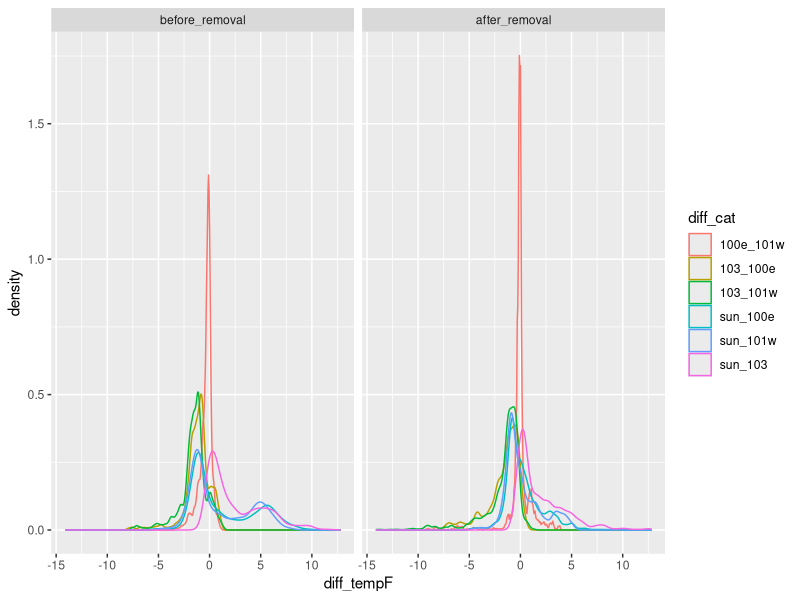
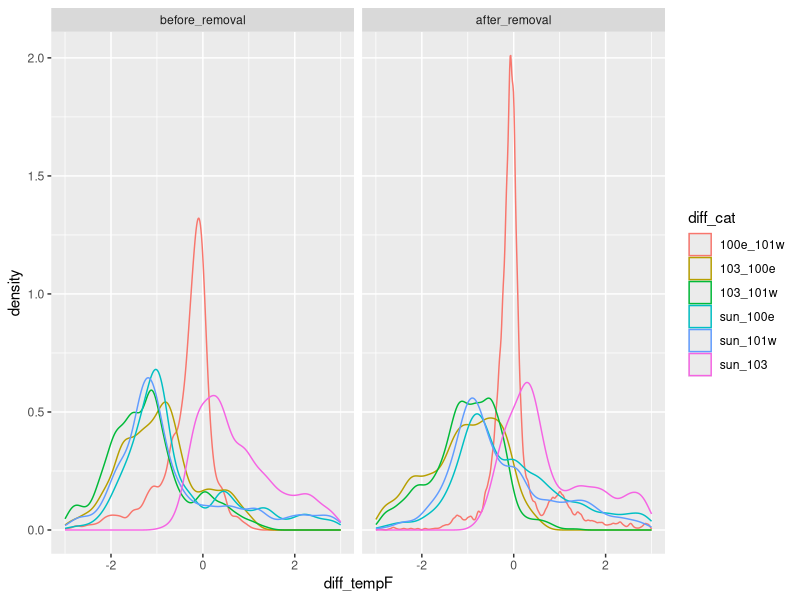
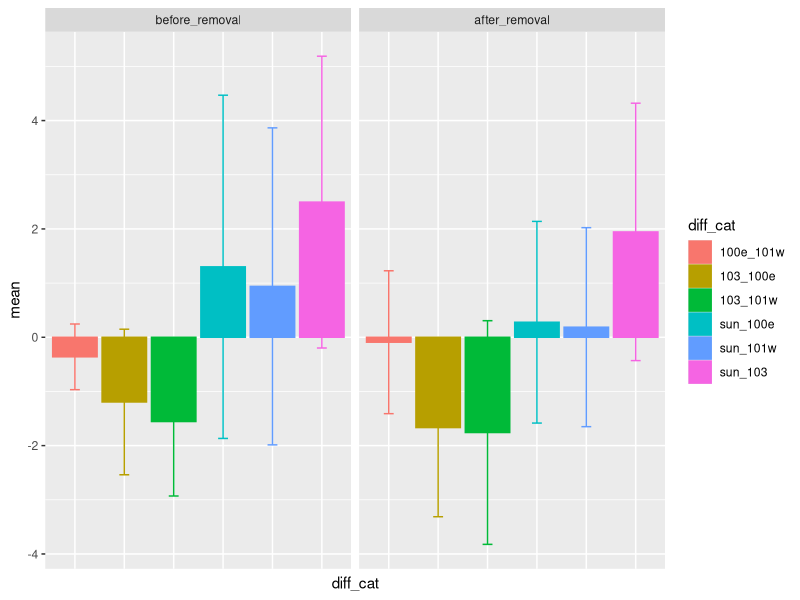
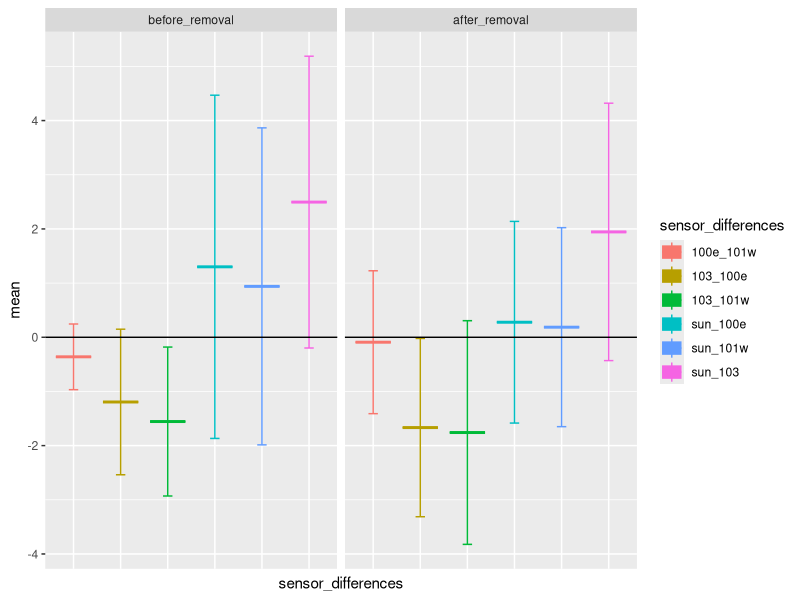
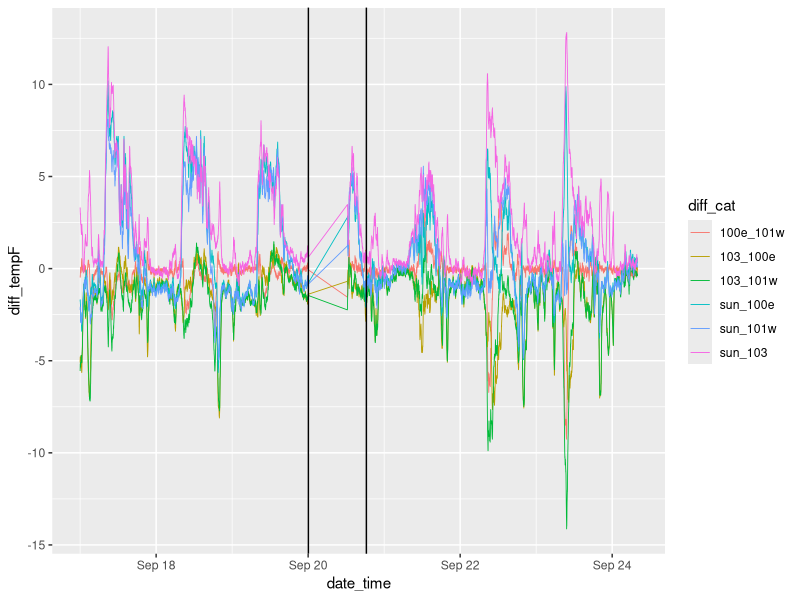
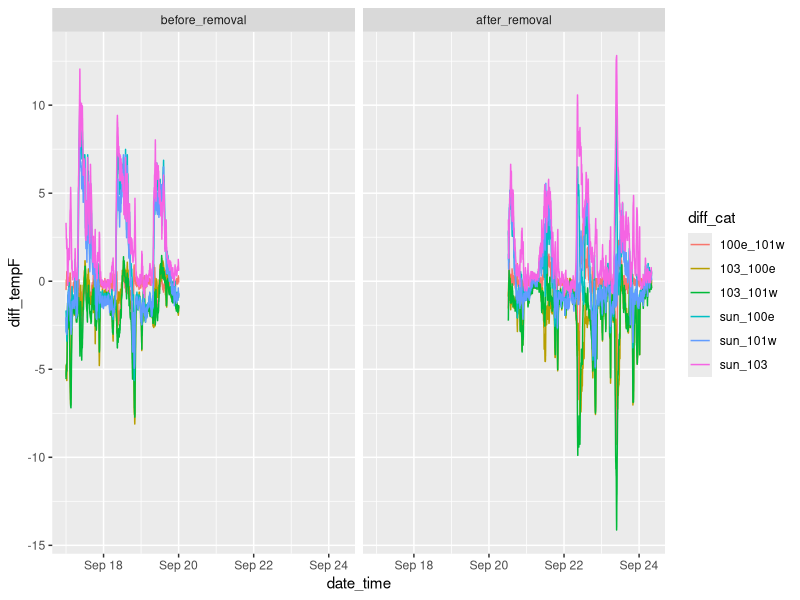

The R source for these figures, in order:
## ---- chunk 1
knitr::opts_chunk$set(echo = TRUE)
## ---- chunk 2
library(plyr)
library(dplyr)
library(lubridate)
library(ggplot2)
library(tidyr)
library(reshape2)
options(stringsAsFactors = FALSE)
## ---- chunk 3
ash_data <- read.csv("data/ash-microclimate-data2018-prelim.csv", header = T)
## ---- chunk 4
unique(ash_data$sensor_name)

ash_data2 <- ash_data %>% filter(ash_removal != "during_removal")

unique(ash_data2$ash_removal)
unique(ash_data2$sensor_name)

tt_100e_before <- ash_data2 %>% 
  filter(sensor_name == "treatment_tree_100e", ash_removal == "before_removal")

tt_101w_before <- ash_data2 %>% 
  filter(sensor_name == "treatment_tree_101w", ash_removal == "before_removal")

c_sun_before <- ash_data2 %>% 
  filter(sensor_name == "control_sun", ash_removal == "before_removal")

c_103_before <- ash_data2 %>% 
  filter(sensor_name == "control_tree_103", ash_removal == "before_removal")

ash_data3_before <- tt_100e_before %>% 
  inner_join(tt_101w_before, by = "date_time") %>% 
  inner_join(c_sun_before, by = "date_time") %>% 
  inner_join(c_103_before, by = "date_time") %>% #dplyr::rename()
  dplyr::rename(tempF.100e = tempF.x, tempF.101w = tempF.y, tempF.sun = tempF.x.x, tempF.103 = tempF.y.y) %>% 
  select(date_time, ash_removal.x, tempF.100e, tempF.101w, tempF.sun, tempF.103) %>% 
  mutate(diff_sun_100e = (tempF.sun-tempF.100e), 
         diff_sun_101w = (tempF.sun-tempF.101w), 
         diff_sun_103 = (tempF.sun-tempF.103), 
         diff_103_100e = (tempF.103-tempF.100e), 
         diff_103_101w = (tempF.103-tempF.101w), 
         diff_100e_101w = (tempF.100e-tempF.101w))

head(ash_data3_before)

str(ash_data3_before)




tt_100e_after <- ash_data2 %>% 
  filter(sensor_name == "treatment_tree_100e", ash_removal == "after_removal") %>%
  mutate(date_time2 = as.POSIXct(date_time, format = "%Y-%m-%d %H:%M"))

tt_101w_after <- ash_data2 %>% 
  filter(sensor_name == "treatment_tree_101w", ash_removal == "after_removal") %>%
  mutate(date_time2 = as.POSIXct(date_time, format = "%Y-%m-%d %H:%M"))

c_sun_after <- ash_data2 %>% 
  filter(sensor_name == "control_sun", ash_removal == "after_removal") %>%
  mutate(date_time2 = as.POSIXct(date_time, format = "%Y-%m-%d %H:%M"))

c_103_after <- ash_data2 %>% 
  filter(sensor_name == "control_tree_103", ash_removal == "after_removal") %>%
  mutate(date_time2 = as.POSIXct(date_time, format = "%Y-%m-%d %H:%M"))

ash_data3_after <- tt_100e_after %>% 
  inner_join(tt_101w_after, by = "date_time2") %>% 
  inner_join(c_sun_after, by = "date_time2") %>% 
  inner_join(c_103_after, by = "date_time2") %>% 
  dplyr::rename(tempF.100e = tempF.x, tempF.101w = tempF.y, tempF.sun = tempF.x.x, tempF.103 = tempF.y.y) %>%
  select(date_time2, ash_removal.x, tempF.100e, tempF.101w, tempF.sun, tempF.103) %>% 
  mutate(diff_sun_100e = (tempF.sun-tempF.100e), 
         diff_sun_101w = (tempF.sun-tempF.101w), 
         diff_sun_103 = (tempF.sun-tempF.103), 
         diff_103_100e = (tempF.103-tempF.100e), 
         diff_103_101w = (tempF.103-tempF.101w), 
         diff_100e_101w = (tempF.100e-tempF.101w))

head(ash_data3_after)

str(ash_data3_after)
## ---- chunk 5
maxb_sun_100e <- max(abs(ash_data3_before[1:4325,7]))
p_sun_100e <- which(ash_data3_before$diff_sun_100e == maxb_sun_100e)
dtb_sun_100e <- ash_data3_before[p_sun_100e,1]

#####################

maxb_sun_101w <- max(abs(ash_data3_before[1:4325,8]))
p_sun_101w <- which(ash_data3_before$diff_sun_101w == maxb_sun_101w)
dtb_sun_101w <- ash_data3_before[p_sun_101w,1]

#####################

maxb_sun_103 <- max(abs(ash_data3_before[1:4325,9]))
p_sun_103 <- which(ash_data3_before$diff_sun_103 == maxb_sun_103)
dtb_sun_103 <- ash_data3_before[p_sun_103,1]

#####################

maxb_103_100e <- max(abs(ash_data3_before[1:4325,10]))
p_103_100e <- which(ash_data3_before$diff_103_100e == -maxb_103_100e)
dtb_103_100e <- ash_data3_before[p_103_100e,1]

#####################

maxb_103_101w <- max(abs(ash_data3_before[1:4325,11]))
p_103_101w <- which(ash_data3_before$diff_103_101w == -maxb_103_101w) # negative difference
dtb_103_101w <- ash_data3_before[p_103_101w,1]

#####################

maxb_100e_101w <- max(abs(ash_data3_before[1:4325,12]))
p_100e_101w <- which(ash_data3_before$diff_100e_101w == -maxb_100e_101w)
dtb_100e_101w <- ash_data3_before[p_100e_101w,1]

max_values_b <- cbind(dtb_sun_100e, maxb_sun_100e, dtb_sun_101w, maxb_sun_101w, dtb_sun_103, maxb_sun_103, dtb_103_100e, maxb_103_100e, dtb_103_101w, maxb_103_101w, dtb_100e_101w, maxb_100e_101w)

#######################################################

minb_sun_100e <- min(abs(ash_data3_before[1:4325,7]))
p2_sun_100e <- which(ash_data3_before$diff_sun_100e == minb_sun_100e)
dtb2_sun_100e <- ash_data3_before[p2_sun_100e,1]

#####################

minb_sun_101w <- min(abs(ash_data3_before[1:4325,8]))
p2_sun_101w <- which(ash_data3_before$diff_sun_101w == minb_sun_101w)
dtb2_sun_101w <- ash_data3_before[p2_sun_101w,1]

#####################

minb_sun_103 <- min(abs(ash_data3_before[1:4325,9]))
p2_sun_103 <- which(ash_data3_before$diff_sun_103 == minb_sun_103)
dtb2_sun_103 <- ash_data3_before[p2_sun_103,1]

#####################

minb_103_100e <- min(abs(ash_data3_before[1:4325,10]))
p2_103_100e <- which(ash_data3_before$diff_103_100e == minb_103_100e)
dtb2_103_100e <- ash_data3_before[p2_103_100e,1]

#####################

minb_103_101w <- min(abs(ash_data3_before[1:4325,11]))
p2_103_101w <- which(ash_data3_before$diff_103_101w == minb_103_101w)
dtb2_103_101w <- ash_data3_before[p2_103_101w,1]

#####################

minb_100e_101w <- min(abs(ash_data3_before[1:4325,12]))
p2_100e_101w <- which(ash_data3_before$diff_100e_101w == minb_100e_101w)
dtb2_100e_101w <- ash_data3_before[p2_100e_101w,1]

min_values_b <- cbind(dtb2_sun_100e, minb_sun_100e, dtb2_sun_101w, minb_sun_101w, dtb2_sun_103, minb_sun_103, dtb2_103_100e, minb_103_100e, dtb2_103_101w, minb_103_101w, dtb2_100e_101w, minb_100e_101w)

##############################################################################################################

maxa_sun_100e <- max(abs(ash_data3_after[1:4325,7]))
p3_sun_100e <- which(ash_data3_after$diff_sun_100e == maxa_sun_100e)
dtb3_sun_100e <- ash_data3_after[p3_sun_100e,1]

#####################

maxa_sun_101w <- max(abs(ash_data3_after[1:4325,8]))
p3_sun_101w <- which(ash_data3_after$diff_sun_101w == maxa_sun_101w)
dtb3_sun_101w <- ash_data3_after[p3_sun_101w,1]

#####################

maxa_sun_103 <- max(abs(ash_data3_after[1:4325,9]))
p3_sun_103 <- which(ash_data3_after$diff_sun_103 == maxa_sun_103)
dtb3_sun_103 <- ash_data3_after[p3_sun_103,1]

#####################

maxa_103_100e <- max(abs(ash_data3_after[1:4325,10]))
p3_103_100e <- which(ash_data3_after$diff_103_100e == -maxa_103_100e)
dtb3_103_100e <- ash_data3_after[p3_103_100e,1]

#####################

maxa_103_101w <- max(abs(ash_data3_after[1:4325,11]))
p3_103_101w <- which(ash_data3_after$diff_103_101w == -maxa_103_101w)
dtb3_103_101w <- ash_data3_after[p3_103_101w,1]

#####################

maxa_100e_101w <- max(abs(ash_data3_after[1:4325,12]))
p3_100e_101w <- which(ash_data3_after$diff_100e_101w == -maxa_100e_101w)
dtb3_100e_101w <- ash_data3_after[p3_100e_101w,1]

max_values_a <- cbind(dtb3_sun_100e, maxa_sun_100e, dtb3_sun_101w, maxa_sun_101w, dtb3_sun_103, maxa_sun_103, dtb3_103_100e, maxa_103_100e, dtb3_103_101w, maxa_103_101w, dtb3_100e_101w, maxa_100e_101w)

#######################################################

mina_sun_100e <- min(abs(ash_data3_after[1:4325,7]))
p4_sun_100e <- which(ash_data3_after$diff_sun_100e == mina_sun_100e)
dtb4_sun_100e <- ash_data3_after[p4_sun_100e,1]

#####################

mina_sun_101w <- min(abs(ash_data3_after[1:4325,8]))
p4_sun_101w <- which(ash_data3_after$diff_sun_101w == mina_sun_101w)
dtb4_sun_101w <- ash_data3_after[p4_sun_101w,1]

#####################

mina_sun_103 <- min(abs(ash_data3_after[1:4325,9]))
p4_sun_103 <- which(ash_data3_after$diff_sun_103 == mina_sun_103)
dtb4_sun_103 <- ash_data3_after[p4_sun_103,1]

#####################

mina_103_100e <- min(abs(ash_data3_after[1:4325,10]))
p4_103_100e <- which(ash_data3_after$diff_103_100e == mina_103_100e)
dtb4_103_100e <- ash_data3_after[p4_103_100e,1]

#####################

mina_103_101w <- min(abs(ash_data3_after[1:4325,11]))
p4_103_101w <- which(ash_data3_after$diff_103_101w == mina_103_101w)
dtb4_103_101w <- ash_data3_after[p4_103_101w,1]

#####################

mina_100e_101w <- min(abs(ash_data3_after[1:4325,12]))
p4_100e_101w <- which(ash_data3_after$diff_100e_101w == mina_100e_101w)
dtb4_100e_101w <- ash_data3_after[p4_100e_101w,1]

min_values_a <- cbind(dtb4_sun_100e, mina_sun_100e, dtb4_sun_101w, mina_sun_101w, dtb4_sun_103, mina_sun_103, dtb4_103_100e, mina_103_100e, dtb4_103_101w, mina_103_101w, dtb4_100e_101w, mina_100e_101w)

## ---- chunk 6

ash_data_diffs <- data.frame("date_time" = rep(NA, 58932), "diff_cat" = rep(NA, 58932), "diff_tempF" = rep(NA, 58932), "rem_stat" = rep(NA, 58932))

ash_data_diffs$diff_cat <- c(rep("sun_100e", 4325), rep("sun_101w", 4325), rep("sun_103", 4325), rep("103_100e", 4325), rep("103_101w", 4325), rep("100e_101w", 4325), rep("sun_100e", 5497), rep("sun_101w", 5497), rep("sun_103", 5497), rep("103_100e", 5497), rep("103_101w", 5497), rep("100e_101w", 5497))

ash_data_diffs$diff_cat <- as.factor(ash_data_diffs$diff_cat)

ash_data_diffs$rem_stat <- c(rep("before_removal", 25950), rep("after_removal", 32982))

ash_data_diffs$date_time[1:4325] <- c(ash_data3_before[,1])
ash_data_diffs$date_time[4326:8650] <- c(ash_data3_before[,1])
ash_data_diffs$date_time[8651:12975] <- c(ash_data3_before[,1])
ash_data_diffs$date_time[12976:17300] <- c(ash_data3_before[,1])
ash_data_diffs$date_time[17301:21625] <- c(ash_data3_before[,1])
ash_data_diffs$date_time[21626:25950] <- c(ash_data3_before[,1])

ash_data_diffs <- ash_data_diffs %>% mutate(date_time = ymd_hms(date_time))

ash_data_diffs$date_time[25951:31447] <- c(ash_data3_after[,1])
ash_data_diffs$date_time[31448:36944] <- (ash_data3_after[,1])
ash_data_diffs$date_time[36945:42441] <- (ash_data3_after[,1])
ash_data_diffs$date_time[42442:47938] <- (ash_data3_after[,1])
ash_data_diffs$date_time[47939:53435] <- (ash_data3_after[,1])
ash_data_diffs$date_time[53436:58932] <- (ash_data3_after[,1])


ash_data_diffs$diff_tempF[1:4325] <- c(ash_data3_before[,7])
ash_data_diffs$diff_tempF[4326:8650] <- c(ash_data3_before[,8])
ash_data_diffs$diff_tempF[8651:12975] <- c(ash_data3_before[,9])
ash_data_diffs$diff_tempF[12976:17300] <- c(ash_data3_before[,10])
ash_data_diffs$diff_tempF[17301:21625] <- c(ash_data3_before[,11])
ash_data_diffs$diff_tempF[21626:25950] <- c(ash_data3_before[,12])

ash_data_diffs$diff_tempF[25951:31447] <- c(ash_data3_after[,7])
ash_data_diffs$diff_tempF[31448:36944] <- c(ash_data3_after[,8])
ash_data_diffs$diff_tempF[36945:42441] <- c(ash_data3_after[,9])
ash_data_diffs$diff_tempF[42442:47938] <- c(ash_data3_after[,10])
ash_data_diffs$diff_tempF[47939:53435] <- c(ash_data3_after[,11])
ash_data_diffs$diff_tempF[53436:58932] <- c(ash_data3_after[,12])

ash_data_diffs$rem_stat <- factor(ash_data_diffs$rem_stat, levels = c('before_removal','after_removal'))

ggplot(data = ash_data_diffs) +
  geom_density(mapping = aes(x = diff_tempF, y = stat(density), color = diff_cat), position = "identity", bins = 36, alpha = 0.6) +
  facet_wrap(facets = ~ rem_stat) 

ggplot(data = ash_data_diffs) +
  geom_density(mapping = aes(x = diff_tempF, y = stat(density), color = diff_cat), position = "identity", bins = 36, alpha = 0.6) +
  xlim(-3, 3) +
  facet_wrap(facets = ~ rem_stat) 
## ---- chunk 7
ash_data3_before[4326:5497, ] <- NA

t_sun_100e <- t.test(ash_data3_after$diff_sun_100e, 
                    ash_data3_before$diff_sun_100e, paired = TRUE)

psun100e <- t_sun_100e$p.value

paste("p-val for sun vs 100e is ", psun100e)

#########

t_sun_101w <- t.test(ash_data3_after$diff_sun_101w, 
                    ash_data3_before$diff_sun_101w, paired = TRUE)

psun101w <- t_sun_101w$p.value

paste("p-val for sun vs 101w is ", psun101w)

#########

t_sun_103 <- t.test(ash_data3_after$diff_sun_103, 
                    ash_data3_before$diff_sun_103, paired = TRUE)

psun103 <- t_sun_103$p.value

paste("p-val for sun vs 103 is ", psun103)

#########

t_103_100e <- t.test(ash_data3_after$diff_103_100e, 
                    ash_data3_before$diff_103_100e, paired = TRUE)

p103100e <- t_103_100e$p.value

paste("p-val for 103 vs 100e is ", p103100e)

#########

t_103_101w <- t.test(ash_data3_after$diff_103_101w, 
                    ash_data3_before$diff_103_101w, paired = TRUE)

p103101w <- t_103_101w$p.value

paste("p-val for 103 vs 101w is ", p103101w)

#########

t_100e_101w <- t.test(ash_data3_after$diff_100e_101w, 
                    ash_data3_before$diff_100e_101w, paired = TRUE)

p100e101w <- t_100e_101w$p.value

paste("p-val for 100e vs 101w is ", p100e101w)
## ---- chunk 8

melted <- melt(ash_data_diffs, id.vars = c("diff_cat", "rem_stat", "date_time"))

mean_diffs <- ddply(melted, c("diff_cat", "rem_stat"), summarise, mean = mean(value), se = sd(value))

mean_diffs$diff_cat <- as.factor(mean_diffs$diff_cat)

ggplot(data = mean_diffs, aes(x = diff_cat, y = mean, color = diff_cat, fill = diff_cat)) +
  geom_bar(stat = 'identity') +
  geom_errorbar(aes(ymin = mean-se, ymax = mean+se), width = .2) +
  facet_wrap(facets = ~rem_stat)+
  theme(axis.text.x=element_blank(),
        axis.ticks.x=element_blank())
## ---- chunk 9

melted <- melt(ash_data_diffs, id.vars = c("diff_cat", "rem_stat", "date_time"))

mean_diffs <- ddply(melted, c("diff_cat", "rem_stat"), summarise, mean = mean(value), se = sd(value))

mean_diffs$diff_cat <- as.factor(mean_diffs$diff_cat)
mean_diffs$sensor_differences <- as.factor(mean_diffs$diff_cat)

ggplot(data = mean_diffs, aes(x = sensor_differences, y = mean, color = sensor_differences, fill = sensor_differences)) +
  geom_boxplot(stat = 'boxplot') +
  geom_errorbar(aes(ymin = mean-se, ymax = mean+se), width = .2) +
  geom_hline(yintercept = 0) +
  facet_wrap(facets = ~rem_stat)+
  theme(axis.text.x=element_blank(),
        axis.ticks.x=element_blank())
## ---- chunk 10

ash_data_diffs %>%
  group_by(rem_stat) %>%
  ggplot() +
  geom_line(mapping = aes(x = date_time, y = diff_tempF, color = diff_cat), size =0.3) +
  geom_vline(xintercept = ymd_hms("2018-09-20 00:04:00")) + 
  geom_vline(xintercept = ymd_hms("2018-09-20 18:22:59")) 
## ---- chunk 11
ash_data_diffs %>% 
  group_by(rem_stat) %>%
  ggplot() +
  geom_line(mapping = aes(x = date_time, y = diff_tempF, color = diff_cat)) +
  facet_wrap(facets = ~ rem_stat) 
